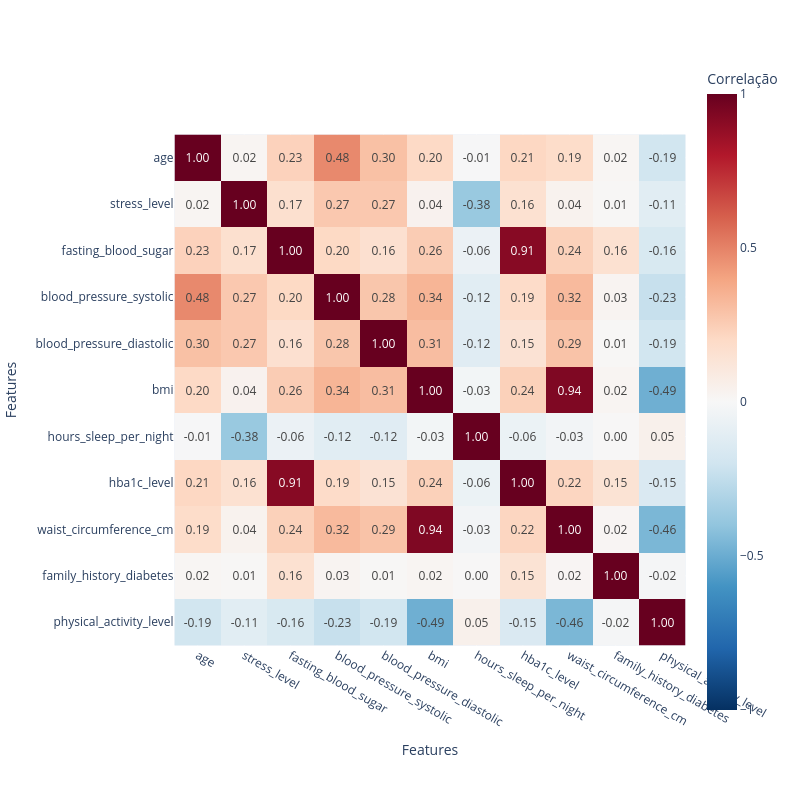

Notebook code for this chart:
### Markdown cell above
# EX. 3.3.3 Correlation Matrix- Objetivo é perceber se existem features redundantes (quanto maior a correlação mais redundantes serão)

### Code cell
import plotly.express as px

# Matriz de correlação entre as features numéricas (só treino, sem o alvo)
corr = X_train_p[features_numeric_training].corr()

fig = px.imshow(
    corr,
    text_auto=".2f",                       # escreve o valor com 2 casas dentro de cada quadrado
    labels=dict(x="Features", y="Features", color="Correlação"),
    color_continuous_scale="RdBu_r",       # vermelho = correlação positiva, azul = negativa
    zmin=-1, zmax=1,                       # a escala vai sempre de -1 a 1
    width=800, height=800
)
fig.show()

### Figure 1 — Plotly figure (JSON) as saved in the notebook; plotly's stock layout.template omitted (floating-point values rounded to 4 significant figures)
{"data": [{"coloraxis": "coloraxis", "hovertemplate": "Features: %{x}<br>Features: %{y}<br>Correlação: %{z}<extra></extra>", "name": "0", "texttemplate": "%{z:.2f}", "type": "heatmap", "x": ["age", "stress_level", "fasting_blood_sugar", "blood_pressure_systolic", "blood_pressure_diastolic", "bmi", "hours_sleep_per_night", "hba1c_level", "waist_circumference_cm", "family_history_diabetes", "physical_activity_level"], "xaxis": "x", "y": ["age", "stress_level", "fasting_blood_sugar", "blood_pressure_systolic", "blood_pressure_diastolic", "bmi", "hours_sleep_per_night", "hba1c_level", "waist_circumference_cm", "family_history_diabetes", "physical_activity_level"], "yaxis": "y", "z": [[1.0, 0.02008, 0.2316, 0.4807, 0.2981, 0.2034, -0.007517, 0.2102, 0.1884, 0.01687, -0.1925], [0.02008, 1.0, 0.166, 0.2692, 0.2694, 0.03935, -0.3775, 0.1586, 0.03729, 0.01024, -0.1145], [0.2316, 0.166, 1.0, 0.2049, 0.1613, 0.2564, -0.0627, 0.9135, 0.237, 0.1585, -0.1607], [0.4807, 0.2692, 0.2049, 1.0, 0.2793, 0.3413, -0.1164, 0.1906, 0.3216, 0.02674, -0.2319], [0.2981, 0.2694, 0.1613, 0.2793, 1.0, 0.311, -0.1221, 0.1468, 0.2897, 0.007248, -0.1937], [0.2034, 0.03935, 0.2564, 0.3413, 0.311, 1.0, -0.0261, 0.2375, 0.9359, 0.0222, -0.4885], [-0.007517, -0.3775, -0.0627, -0.1164, -0.1221, -0.0261, 1.0, -0.06065, -0.02846, 0.00438, 0.04848], [0.2102, 0.1586, 0.9135, 0.1906, 0.1468, 0.2375, -0.06065, 1.0, 0.2184, 0.1452, -0.1518], [0.1884, 0.03729, 0.237, 0.3216, 0.2897, 0.9359, -0.02846, 0.2184, 1.0, 0.0185, -0.4574], [0.01687, 0.01024, 0.1585, 0.02674, 0.007248, 0.0222, 0.00438, 0.1452, 0.0185, 1.0, -0.01764], [-0.1925, -0.1145, -0.1607, -0.2319, -0.1937, -0.4885, 0.04848, -0.1518, -0.4574, -0.01764, 1.0]]}], "layout": {"coloraxis": {"autocolorscale": false, "cmax": 1, "cmin": -1, "colorbar": {"title": {"text": "Correlação"}}, "colorscale": [[0, "rgb(5,48,97)"], [0.1, "rgb(33,102,172)"], [0.2, "rgb(67,147,195)"], [0.3, "rgb(146,197,222)"], [0.4, "rgb(209,229,240)"], [0.5, "rgb(247,247,247)"], [0.6, "rgb(253,219,199)"], [0.7, "rgb(244,165,130)"], [0.8, "rgb(214,96,77)"], [0.9, "rgb(178,24,43)"], [1, "rgb(103,0,31)"]]}, "height": 800, "margin": {"t": 60}, "width": 800, "xaxis": {"anchor": "y", "constrain": "domain", "domain": [0, 1], "scaleanchor": "y", "title": {"text": "Features"}}, "yaxis": {"anchor": "x", "autorange": "reversed", "constrain": "domain", "domain": [0, 1], "title": {"text": "Features"}}}}
